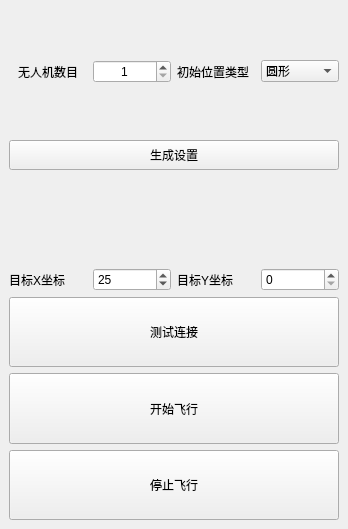
<?xml version="1.0" encoding="UTF-8"?>
<ui version="4.0">
 <class>ControlWindow</class>
 <widget class="QMainWindow" name="ControlWindow">
  <property name="geometry">
   <rect>
    <x>0</x>
    <y>0</y>
    <width>348</width>
    <height>529</height>
   </rect>
  </property>
  <property name="windowTitle">
   <string>AirSim 多无人机飞行仿真系统</string>
  </property>
  <widget class="QWidget" name="centralwidget">
   <layout class="QHBoxLayout" name="horizontalLayout_2">
    <item>
     <layout class="QVBoxLayout" name="leftLayout">
      <item>
       <layout class="QVBoxLayout" name="verticalLayout">
        <item>
         <layout class="QHBoxLayout" name="horizontalLayout_3">
          <item>
           <widget class="QLabel" name="label">
            <property name="sizePolicy">
             <sizepolicy hsizetype="Minimum" vsizetype="Minimum">
              <horstretch>0</horstretch>
              <verstretch>0</verstretch>
             </sizepolicy>
            </property>
            <property name="text">
             <string>无人机数目</string>
            </property>
            <property name="alignment">
             <set>Qt::AlignmentFlag::AlignCenter</set>
            </property>
           </widget>
          </item>
          <item>
           <widget class="QSpinBox" name="numDroneBox">
            <property name="sizePolicy">
             <sizepolicy hsizetype="Preferred" vsizetype="Fixed">
              <horstretch>0</horstretch>
              <verstretch>0</verstretch>
             </sizepolicy>
            </property>
            <property name="alignment">
             <set>Qt::AlignmentFlag::AlignCenter</set>
            </property>
            <property name="minimum">
             <number>1</number>
            </property>
            <property name="maximum">
             <number>10</number>
            </property>
           </widget>
          </item>
          <item>
           <widget class="QLabel" name="label_4">
            <property name="text">
             <string>初始位置类型</string>
            </property>
           </widget>
          </item>
          <item>
           <widget class="QComboBox" name="typeComboBox">
            <item>
             <property name="text">
              <string>圆形</string>
             </property>
            </item>
            <item>
             <property name="text">
              <string>方形</string>
             </property>
            </item>
            <item>
             <property name="text">
              <string>线形</string>
             </property>
            </item>
           </widget>
          </item>
         </layout>
        </item>
        <item>
         <widget class="QPushButton" name="generateSettingButton">
          <property name="sizePolicy">
           <sizepolicy hsizetype="Preferred" vsizetype="Maximum">
            <horstretch>0</horstretch>
            <verstretch>0</verstretch>
           </sizepolicy>
          </property>
          <property name="minimumSize">
           <size>
            <width>0</width>
            <height>30</height>
           </size>
          </property>
          <property name="text">
           <string>生成设置</string>
          </property>
         </widget>
        </item>
        <item>
         <spacer name="horizontalSpacer">
          <property name="orientation">
           <enum>Qt::Orientation::Horizontal</enum>
          </property>
          <property name="sizeHint" stdset="0">
           <size>
            <width>40</width>
            <height>40</height>
           </size>
          </property>
         </spacer>
        </item>
       </layout>
      </item>
      <item>
       <layout class="QVBoxLayout" name="verticalLayout_2">
        <item>
         <layout class="QHBoxLayout" name="horizontalLayout">
          <item>
           <widget class="QLabel" name="label_3">
            <property name="text">
             <string>目标X坐标</string>
            </property>
           </widget>
          </item>
          <item>
           <widget class="QSpinBox" name="targetXBox">
            <property name="minimum">
             <number>-99</number>
            </property>
            <property name="value">
             <number>25</number>
            </property>
           </widget>
          </item>
          <item>
           <widget class="QLabel" name="label_2">
            <property name="text">
             <string>目标Y坐标</string>
            </property>
           </widget>
          </item>
          <item>
           <widget class="QSpinBox" name="targetYBox"/>
          </item>
         </layout>
        </item>
        <item>
         <widget class="QPushButton" name="testControlButton">
          <property name="sizePolicy">
           <sizepolicy hsizetype="Preferred" vsizetype="Preferred">
            <horstretch>0</horstretch>
            <verstretch>0</verstretch>
           </sizepolicy>
          </property>
          <property name="text">
           <string>测试连接</string>
          </property>
         </widget>
        </item>
        <item>
         <widget class="QPushButton" name="startFlightButton">
          <property name="sizePolicy">
           <sizepolicy hsizetype="Preferred" vsizetype="Preferred">
            <horstretch>0</horstretch>
            <verstretch>0</verstretch>
           </sizepolicy>
          </property>
          <property name="text">
           <string>开始飞行</string>
          </property>
         </widget>
        </item>
        <item>
         <widget class="QPushButton" name="stopFlightButton">
          <property name="sizePolicy">
           <sizepolicy hsizetype="Preferred" vsizetype="Preferred">
            <horstretch>0</horstretch>
            <verstretch>0</verstretch>
           </sizepolicy>
          </property>
          <property name="text">
           <string>停止飞行</string>
          </property>
         </widget>
        </item>
       </layout>
      </item>
     </layout>
    </item>
   </layout>
  </widget>
 </widget>
 <resources/>
 <connections/>
</ui>
